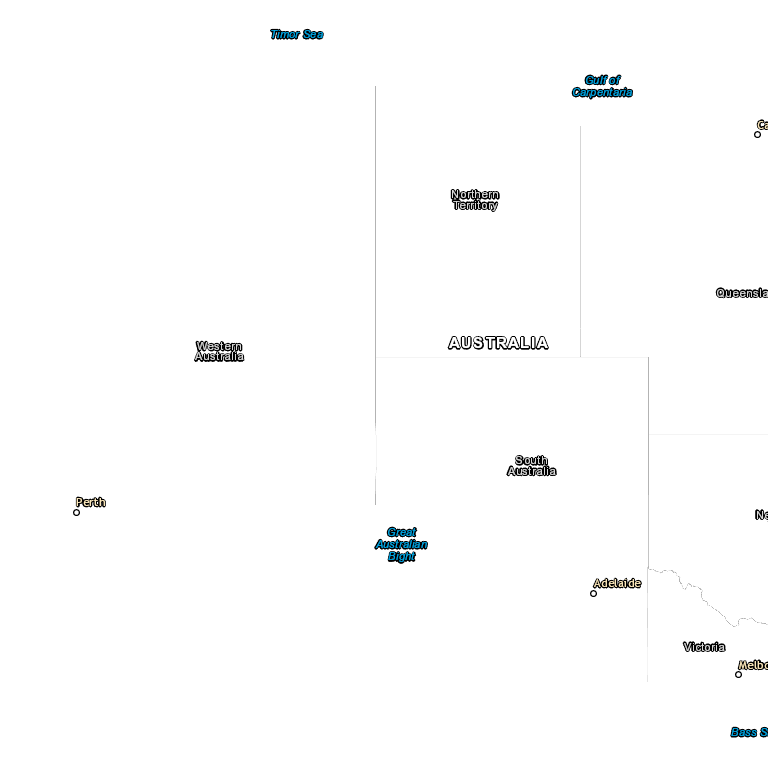
#> input picture frontend/test/fixtures/country-raster/Australia-z5-reference.png, 768 x 768 px
$ python -i raster-ocr.py   (imports and definitions only)
#> lines starting #> are read from the running program, lines starting #| are printed output that depends on the picture
"""Decode and stitch raster pixels before OCR; report original-pixel glyph bounds."""
import base64
import csv
import io
import json
import os
import subprocess
import sys

try:
    from PIL import Image, ImageDraw, ImageFont, ImageOps
except ImportError as error:
    raise SystemExit('raster OCR needs Pillow in OPD_VERIFY_OCR_PYTHON') from error


def recognize(image, psm=11):
    output = []
    profiles = [((255, 255, 255, 255), 3, False)] if psm == 6 else [((32, 35, 38, 255), 3, False), ((255, 255, 255, 255), 4, False), ((32, 35, 38, 255), 4, True)]
    for bg, scale, threshold in profiles:
        comp = Image.alpha_composite(Image.new('RGBA', image.size, bg), image.convert('RGBA')).convert('L')
        if threshold:
            comp = comp.point(lambda pixel: 0 if pixel >= 85 else 255)
        large = ImageOps.autocontrast(comp.resize((comp.width * scale, comp.height * scale), Image.Resampling.LANCZOS))
        buf = io.BytesIO()
        large.save(buf, format='PNG')
        result = subprocess.run([os.environ.get('OPD_VERIFY_TESSERACT', 'tesseract'), 'stdin', 'stdout', '-l', 'eng', '--psm', str(psm), 'tsv'], input=buf.getvalue(), capture_output=True, timeout=float(os.environ.get('OPD_VERIFY_OCR_PASS_TIMEOUT', '60')), env={**os.environ, 'OMP_THREAD_LIMIT': '1'})
        if result.returncode:
            raise RuntimeError('tesseract failed: ' + result.stderr.decode('utf8', 'replace')[:600])
        rows = csv.DictReader(io.StringIO(result.stdout.decode('utf8', 'replace')), delimiter='\t', quoting=csv.QUOTE_NONE)
        lines = {}
        for row in rows:
            text = row.get('text', '').strip().upper()
            if not text or row.get('level') != '5':
                continue
            x, y, w, h = (int(row[key]) / scale for key in ['left', 'top', 'width', 'height'])
            key = (row['block_num'], row['par_num'], row['line_num'])
            lines.setdefault(key, []).append({'text': text, 'uppercase': row['text'].strip().isupper(), 'box': [x, y, x+w, y+h]})
        for line in lines.values():
            for word in line:
                word['line'] = len(output)
            output.append(line)
    return output


# [36 lines not run here, left out]

>>> from PIL import Image
>>> picture = Image.open('../../../../frontend/test/fixtures/country-raster/Australia-z5-reference.png')
#> picture is the input picture: PIL image 768x768 RGBA; mean R, G, B, A 1.8, 2, 2.1, 3.9
>>> result = recognize(picture)
#> the loop in recognize, `for bg, scale, threshold in profiles:` made 1 pass
#> pass 1, in recognize, `comp = Image.alpha_composite(Image.new('RGBA', image.size, bg), image...`:
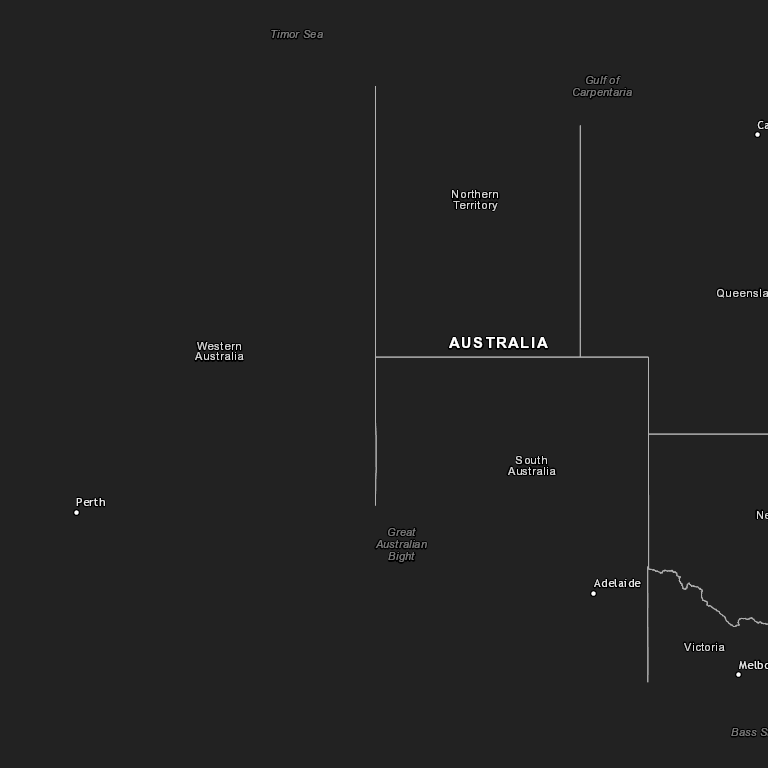
#> comp: PIL image 768x768 L; min 0, max 255, mean 35
#> after the loop in recognize, `for bg, scale, threshold in profiles:`: output = []
#> (the run stopped early here; a loop or call above may not have finished)
